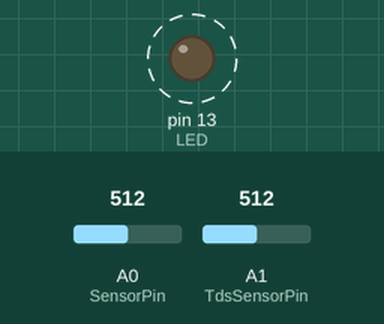
The sketch below on a simulated Arduino Uno, built with avr-gcc and run on an emulated ATmega328P. On the bench: output pins drawn as LEDs (lit = HIGH). Dashed ring = blinking. The test bench sets the inputs (shaded band); at power-on: A0 (SensorPin) = 512, A1 (TdsSensorPin) = 512. What the sketch prints to the serial monitor is not drawn.

Above: at 0.4 s.
Timing chart, 0 to 3.7 s (numbered marks = the images above):
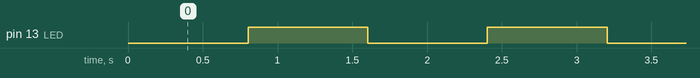

The sketch:

uno-pH-TDS.ino
```cpp
#define DEBUG	0

//TDS variables
#define TdsSensorPin A1
#define VREF 5.0      // analog reference voltage(Volt) of the ADC
#define SCOUNT  30           // sum of sample point
int analogBuffer[SCOUNT];    // store the analog value in the array, read from ADC
int analogBufferTemp[SCOUNT];
int analogBufferIndex = 0,copyIndex = 0;
float averageVoltage = 0,tdsValue = 0,temperature = 25;
int getMedianNum(int bArray[], int iFilterLen);


//pH variables
#define SensorPin A0            //pH meter Analog output to Arduino Analog Input 0
#define Offset 0.00            //deviation compensate
#define LED 13
#define samplingInterval 20
#define printInterval 800
#define ArrayLenth  40    //times of collection
int pHArray[ArrayLenth];   //Store the average value of the sensor feedback
int pHArrayIndex=0;
double avergearray(int* arr, int number);


#define update_data_server 5000

void setup()
{
    Serial.begin(9600);
    pinMode(TdsSensorPin,INPUT);
	pinMode(LED,OUTPUT);
}

void loop()
{
	//TDS code
	static unsigned long analogSampleTimepoint = millis();
	if(millis()-analogSampleTimepoint > 40U)     //every 40 milliseconds,read the analog value from the ADC
	{
		analogSampleTimepoint = millis();
		analogBuffer[analogBufferIndex] = analogRead(TdsSensorPin);    //read the analog value and store into the buffer
		analogBufferIndex++;
		if(analogBufferIndex == SCOUNT)
			analogBufferIndex = 0;
	}
	static unsigned long printTimepoint = millis();
	if(millis()-printTimepoint > 800U)
	{
		printTimepoint = millis();
		for(copyIndex=0;copyIndex<SCOUNT;copyIndex++)
		analogBufferTemp[copyIndex]= analogBuffer[copyIndex];
		averageVoltage = getMedianNum(analogBufferTemp,SCOUNT) * (float)VREF / 1024.0; // read the analog value more stable by the median filtering algorithm, and convert to voltage value
		float compensationCoefficient=1.0+0.02*(temperature-25.0);    //temperature compensation formula: fFinalResult(25^C) = fFinalResult(current)/(1.0+0.02*(fTP-25.0));
		float compensationVolatge=averageVoltage/compensationCoefficient;  //temperature compensation
		tdsValue=(133.42*compensationVolatge*compensationVolatge*compensationVolatge - 255.86*compensationVolatge*compensationVolatge + 857.39*compensationVolatge)*0.5; //convert voltage value to tds value
		#if DEBUG
			Serial.print("voltage:");
			Serial.print(averageVoltage,2);
			Serial.print("V   ");
			Serial.print("TDSValue:");
			Serial.print(tdsValue,0);
			Serial.println("ppm");
		#endif
	}

	//pH code
	static unsigned long samplingTime = millis();
	static unsigned long printTime = millis();
	static float pHValue,voltage;
	if(millis()-samplingTime > samplingInterval)
	{
		pHArray[pHArrayIndex++]=analogRead(SensorPin);
		if(pHArrayIndex==ArrayLenth)pHArrayIndex=0;
		voltage = avergearray(pHArray, ArrayLenth)*5.0/1024;
		pHValue = 3.5*voltage+Offset;
		samplingTime=millis();
	}
	if(millis() - printTime > printInterval)   //Every 800 milliseconds, print a numerical, convert the state of the LED indicator
	{
		#if DEBUG
			Serial.print("Voltage:");
			Serial.print(voltage,2);
			Serial.print("pHValue:");
			Serial.print(pHValue,2);
		#endif
		digitalWrite(LED,digitalRead(LED)^1);
		printTime=millis();
	}

	static unsigned long updateTime = millis();
	if(millis() - updateTime > update_data_server){
		Serial.print(tdsValue,0);
		Serial.print(";");
		Serial.print(pHValue,2);
		Serial.print(";");
		Serial.println("end");
	}
}

//TDS code
int getMedianNum(int bArray[], int iFilterLen)
{
	int bTab[iFilterLen];
	for (byte i = 0; i<iFilterLen; i++)
		bTab[i] = bArray[i];
	int i, j, bTemp;
	for (j = 0; j < iFilterLen - 1; j++)
	{
		for (i = 0; i < iFilterLen - j - 1; i++)
		{
			if (bTab[i] > bTab[i + 1])
			{
				bTemp = bTab[i];
				bTab[i] = bTab[i + 1];
				bTab[i + 1] = bTemp;
			}
		}
	}
	if ((iFilterLen & 1) > 0)
		bTemp = bTab[(iFilterLen - 1) / 2];
	else
		bTemp = (bTab[iFilterLen / 2] + bTab[iFilterLen / 2 - 1]) / 2;
	return bTemp;
}

//pH code
double avergearray(int* arr, int number)
{
	int i;
	int max,min;
	double avg;
	long amount=0;
	if(number<=0){
		#if DEBUG
			Serial.println("Error number for the array to avraging!/n");
		#endif
		return 0;
	}
	if(number<5){   //less than 5, calculated directly statistics
		for(i=0;i<number;i++){
			amount+=arr[i];
		}
		avg = amount/number;
		return avg;
	}else
	{
		if(arr[0]<arr[1]){
			min = arr[0];max=arr[1];
		}
		else
		{
			min=arr[1];max=arr[0];
		}
		for(i=2;i<number;i++){
			if(arr[i]<min){
				amount+=min;        //arr<min
				min=arr[i];
			}else
			{
				if(arr[i]>max){
					amount+=max;    //arr>max
					max=arr[i];
				}else{
				amount+=arr[i]; //min<=arr<=max
				}
			}//else
		}//for
		avg = (double)amount/(number-2);
	}//else
	return avg;
}
```

Measured:
- by itself, pin 13 (LED): alternates HIGH for 0.81 s and LOW for 0.81 s
